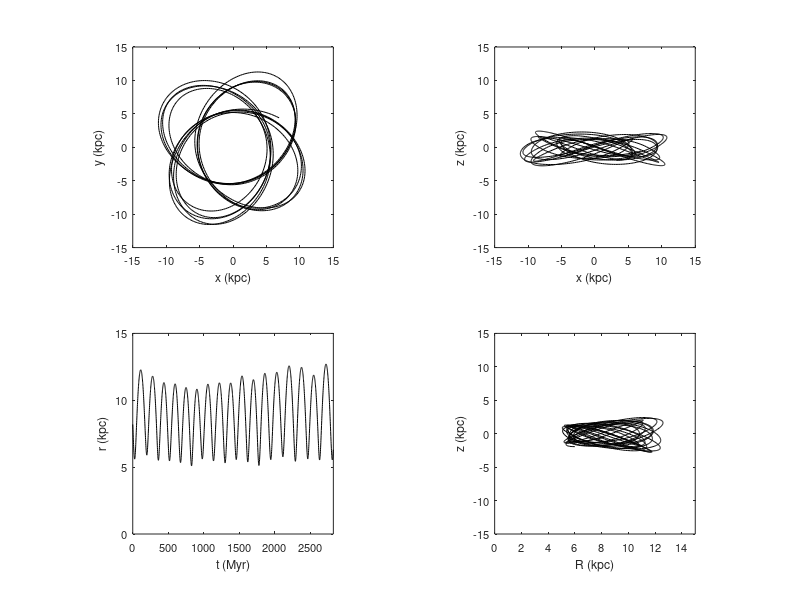

This chart was generated by the following MATLAB code:
clear all
close all

data = load('ax_coeff.dat');

whitebg('w')

t = data(:,1);

x = data(:,12);
y = data(:,13);
z = data(:,14);

v_x = data(:,15);
v_y = data(:,16);
v_z = data(:,17);

R = sqrt(x.^2+y.^2);
r = sqrt(x.^2+y.^2+z.^2);



subplot(2,2,1), plot(x,y,'k')

xlabel('x (kpc)','fontsize',9)
ylabel('y (kpc)','fontsize',9)
axis([-15 15 -15 15])
set(gca,'xtick',(-15:5:15),'ytick',(-15:5:15),'fontsize',8)
axis square


subplot(2,2,2), plot(x,z,'k')

xlabel('x (kpc)','fontsize',9)
ylabel('z (kpc)','fontsize',9)
axis([-15 15 -15 15])
set(gca,'xtick',(-15:5:15),'ytick',(-15:5:15),'fontsize',8)
axis square


subplot(2,2,3), plot(t,r,'k')

xlabel('t (Myr)','fontsize',9)
ylabel('r (kpc)','fontsize',9)
axis([0 max(t) 0 15])
set(gca,'ytick',(0:5:15),'fontsize',8)
axis square


subplot(2,2,4), plot(R,z,'k')

xlabel('R (kpc)','fontsize',9)
ylabel('z (kpc)','fontsize',9)
axis square
axis([0 15 -15 15])
set(gca,'fontsize',8)
